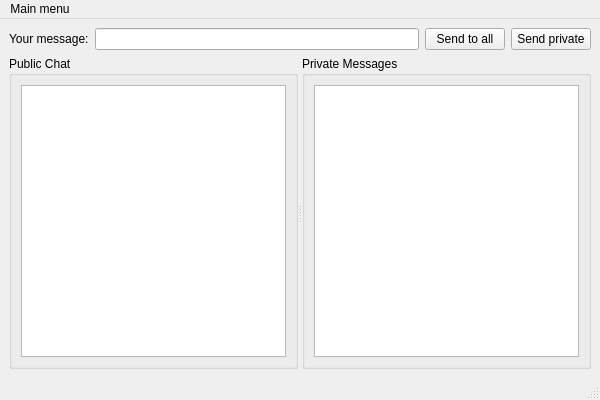
<?xml version="1.0" encoding="UTF-8"?>
<ui version="4.0">
    <class>MainWindow</class>
    <widget class="QMainWindow" name="MainWindow">
        <property name="geometry">
            <rect>
                <x>0</x>
                <y>0</y>
                <width>600</width>
                <height>400</height>
            </rect>
        </property>
        <property name="windowTitle">
            <string>MainWindow</string>
        </property>
        <widget class="QWidget" name="centralwidget">
            <layout class="QVBoxLayout" name="verticalLayout" stretch="0,1">
                <item>
                    <layout class="QHBoxLayout" name="horizontalLayout">
                        <item>
                            <widget class="QLabel" name="label">
                                <property name="text">
                                    <string>Your message:</string>
                                </property>
                            </widget>
                        </item>
                        <item>
                            <widget class="QLineEdit" name="messageLineEdit"/>
                        </item>
                        <item>
                            <widget class="QPushButton" name="sendMessageButton">
                                <property name="text">
                                    <string>Send to all</string>
                                </property>
                            </widget>
                        </item>
                        <item>
                            <widget class="QPushButton" name="privateMessageSendButton">
                                <property name="text">
                                    <string>Send private</string>
                                </property>
                            </widget>
                        </item>
                    </layout>
                </item>
                <item>
                    <widget class="QSplitter" name="splitter">
                        <property name="orientation">
                            <enum>Qt::Horizontal</enum>
                        </property>
                        <widget class="QGroupBox" name="groupBox">
                            <property name="title">
                                <string>Public Chat</string>
                            </property>
                            <layout class="QVBoxLayout" name="verticalLayout_2">
                                <item>
                                    <widget class="QTextBrowser" name="commonChatBrowser"/>
                                </item>
                            </layout>
                        </widget>
                        <widget class="QGroupBox" name="groupBox_2">
                            <property name="title">
                                <string>Private Messages</string>
                            </property>
                            <layout class="QVBoxLayout" name="verticalLayout_3">
                                <item>
                                    <widget class="QTextBrowser" name="privateChatBrowser"/>
                                </item>
                            </layout>
                        </widget>
                    </widget>
                </item>
            </layout>
        </widget>
        <widget class="QMenuBar" name="menubar">
            <property name="geometry">
                <rect>
                    <x>0</x>
                    <y>0</y>
                    <width>600</width>
                    <height>21</height>
                </rect>
            </property>
            <widget class="QMenu" name="menuMain_menu">
                <property name="title">
                    <string>Main menu</string>
                </property>
                <addaction name="actionOpen_another_client"/>
                <addaction name="separator"/>
                <addaction name="actionCloseClient"/>
            </widget>
            <addaction name="menuMain_menu"/>
        </widget>
        <widget class="QStatusBar" name="statusbar"/>
        <action name="actionOpen_another_client">
            <property name="text">
                <string>Open another client</string>
            </property>
        </action>
        <action name="actionCloseClient">
            <property name="text">
                <string>Close this client</string>
            </property>
        </action>
    </widget>
    <resources/>
    <connections/>
</ui>
